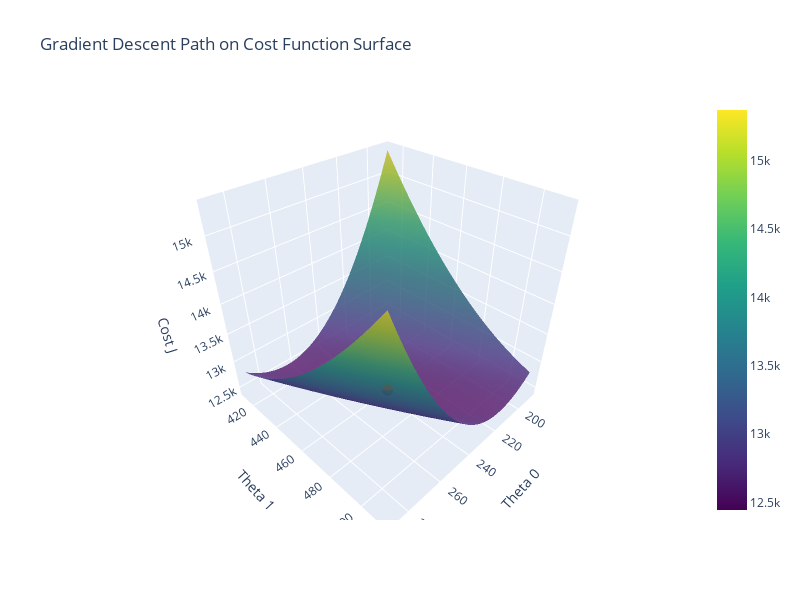

The notebook cell saved with this chart:
### Markdown cell above
<p dir=rtl style="direction: rtl;text-align: justify;line-height:200%;font-family:vazir;font-size:medium">
<font face="vazir" size=3>
رسم نمودار سهبعدی مقدار تابع هزینه بر حسب مقادیر مختلف ضرایب رگرسیون حول نقطه کمینه بهدستآمده طی اجرای الگوریتم به درک بهتر آن کمک شایانی میکند. بدین منظور دو گزینه پیش روی شما قرار میگیرد. انتخاب اول شما این است که در صفحه با محورهای theta_0، theta_1  فضا را حول ضرایب رگرسیون نهایی مشبک کنید و مقدار J را در تمام این نقاط محاسبه کنید. حال در تصویر سهبعدی شما بردار اول theta_0، بردار دوم theta_1 و بردار سوم J خواهد بود و مقادیر تابع هزینه حول نقطهی کمینه در تصویر سهبعدی قابل مشاهده خواهد بود. گزینه دومی که پیشروی شما قرار میگیرد دارای نمره امتیازی است. در این حالت به جای تصویر سهبعدی ثابت توضیح داده شده از شما میخواهیم تصویر تعاملی رسم کنید که قابلیت بزرگنمایی و چرخش داشته باشد و سپس مسیر تغییرات ضرایب رگرسیون از مقدار اولیه داده شده تا رسیدن به نقطه بهینه در الگوریتم گرادیان کاهشی که پیاده کردهاید را بر روی تصویر سهبعدی رسم کنید. پیشنهاد میشود از ماژول <code>graph_objects</code> پکیج <code>plotly</code> استفاده کنید. در هر دو حالت نحوه تعریف کردن <code>grid</code> بر روی مقادیر ضرایب رگرسیون و حدود تصویر باید به نحوی باشد که خروجی واضح و قابل تفسیر باشد.
</font>
</p>

### Code cell
import numpy as np
import plotly.graph_objects as go

# Run the gradient descent algorithm to get the final parameters and histories
theta_final, J_history, theta_gd_history = gradientDescent(x, y, np.array([[0],[0]]), 1, 10000)
# Check for any NaN or inf values in theta_final
if np.any(np.isnan(theta_final)) or np.any(np.isinf(theta_final)):
    print("Warning: theta_final contains NaN or inf values.")
else:
    # Create a grid of theta_0 and theta_1 values around the final values
    theta_0_vals = np.linspace(theta_final[0] - 50, theta_final[0] + 50, 100)
    theta_1_vals = np.linspace(theta_final[1] - 50, theta_final[1] + 50, 100)
    theta_0, theta_1 = np.meshgrid(theta_0_vals, theta_1_vals)

    # Compute the cost function over the grid
    J_vals = np.zeros_like(theta_0)
    for i in range(theta_0.shape[0]):
        for j in range(theta_0.shape[1]):
            t = np.array([theta_0[i, j], theta_1[i, j]]).reshape(-1, 1)
            cost_value = computeCost(x, y, t)
            if np.isfinite(cost_value):
                J_vals[i, j] = cost_value
            else:
                J_vals[i, j] = np.nan  # Mark as NaN if not finite

    # Plotly 3D Surface Plot
    fig = go.Figure()

    # Add the cost function surface
    fig.add_trace(go.Surface(z=J_vals, x=theta_0, y=theta_1, colorscale='Viridis', opacity=0.8))

    # Add the gradient descent path as a scatter plot
    # fig.add_trace(go.Scatter3d(x=theta_gd_history[0, :], y=theta_gd_history[1, :], 
    #                            z=J_history, mode='lines+markers', 
    #                            marker=dict(size=4, color='red'), 
    #                            line=dict(color='red', width=2)))
    
    min_index = np.argmin(J_history)
    fig.add_trace(go.Scatter3d(x= [theta_gd_history[0, min_index]], y= [theta_gd_history[1, min_index]], 
                               z= [J_history[min_index]], mode='lines+markers', 
                               marker=dict(size=4, color='red'), 
                               line=dict(color='red', width=2)))

    # Update layout for better visualization
    fig.update_layout(scene=dict(
                        xaxis_title='Theta 0',
                        yaxis_title='Theta 1',
                        zaxis_title='Cost J'),
                      title='Gradient Descent Path on Cost Function Surface',
                      width=800, height=600)

    # Save to HTML if not displayed
    # fig.write_html("gradient_descent_surface.html")
    fig.show()

### Figure 1 — Plotly figure (JSON) as saved in the notebook; plotly's stock layout.template omitted (floating-point values rounded to 4 significant figures; data arrays with more than 128 entries replaced by an {"elided": "..."} marker saying what was removed)
{"data": [{"colorscale": [[0, "#440154"], [0.1111, "#482878"], [0.2222, "#3e4989"], [0.3333, "#31688e"], [0.4444, "#26828e"], [0.5556, "#1f9e89"], [0.6667, "#35b779"], [0.7778, "#6ece58"], [0.8889, "#b5de2b"], [1, "#fde725"]], "opacity": 0.8, "type": "surface", "x": {"elided": "100x100 float values"}, "y": {"elided": "100x100 float values"}, "z": {"elided": "100x100 float values"}}, {"line": {"color": "red", "width": 2}, "marker": {"color": "red", "size": 4}, "mode": "lines+markers", "type": "scatter3d", "x": [238.7], "y": [462.0], "z": [12440.0]}], "layout": {"height": 600, "scene": {"xaxis": {"title": {"text": "Theta 0"}}, "yaxis": {"title": {"text": "Theta 1"}}, "zaxis": {"title": {"text": "Cost J"}}}, "title": {"text": "Gradient Descent Path on Cost Function Surface"}, "width": 800}}
